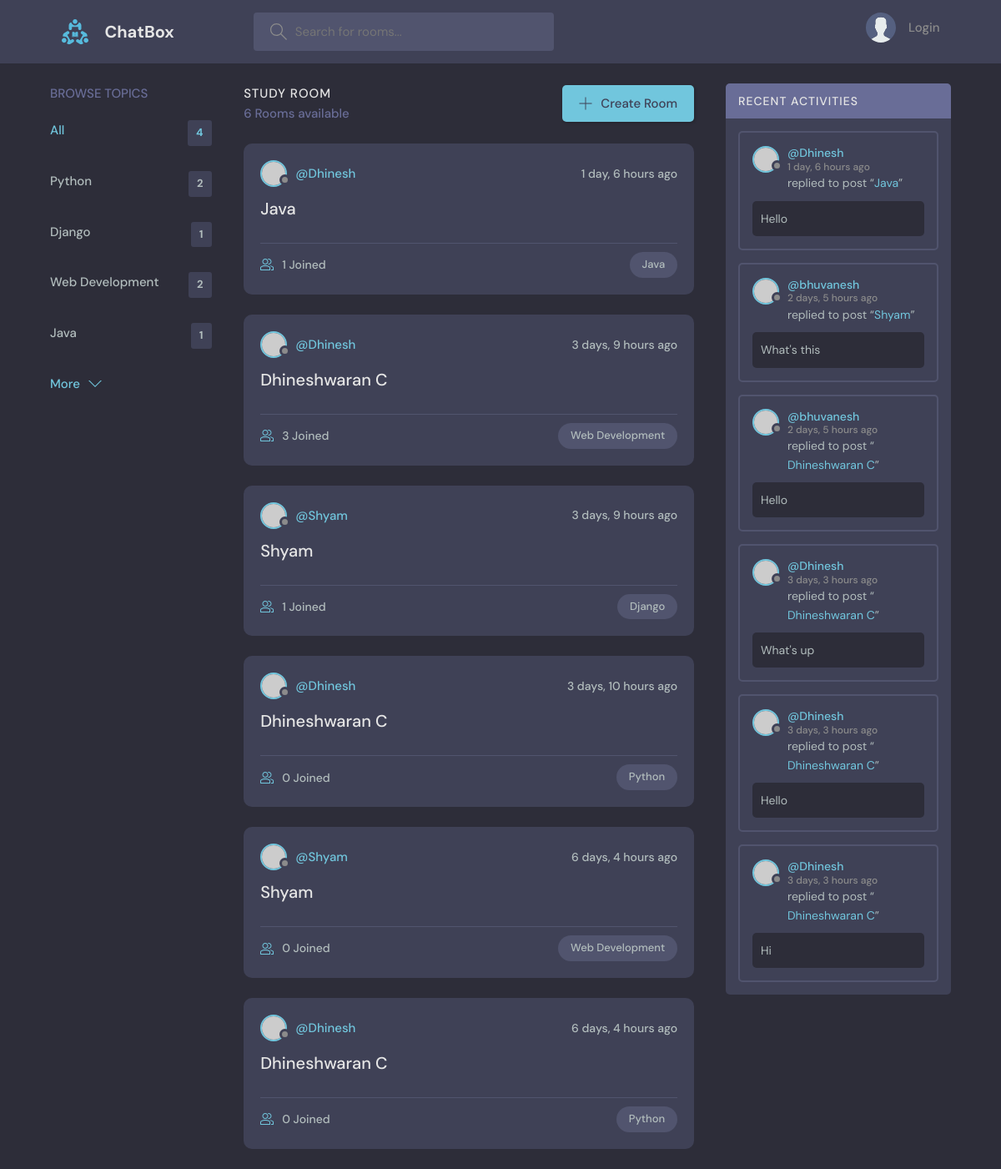
Before: / with the older database file.
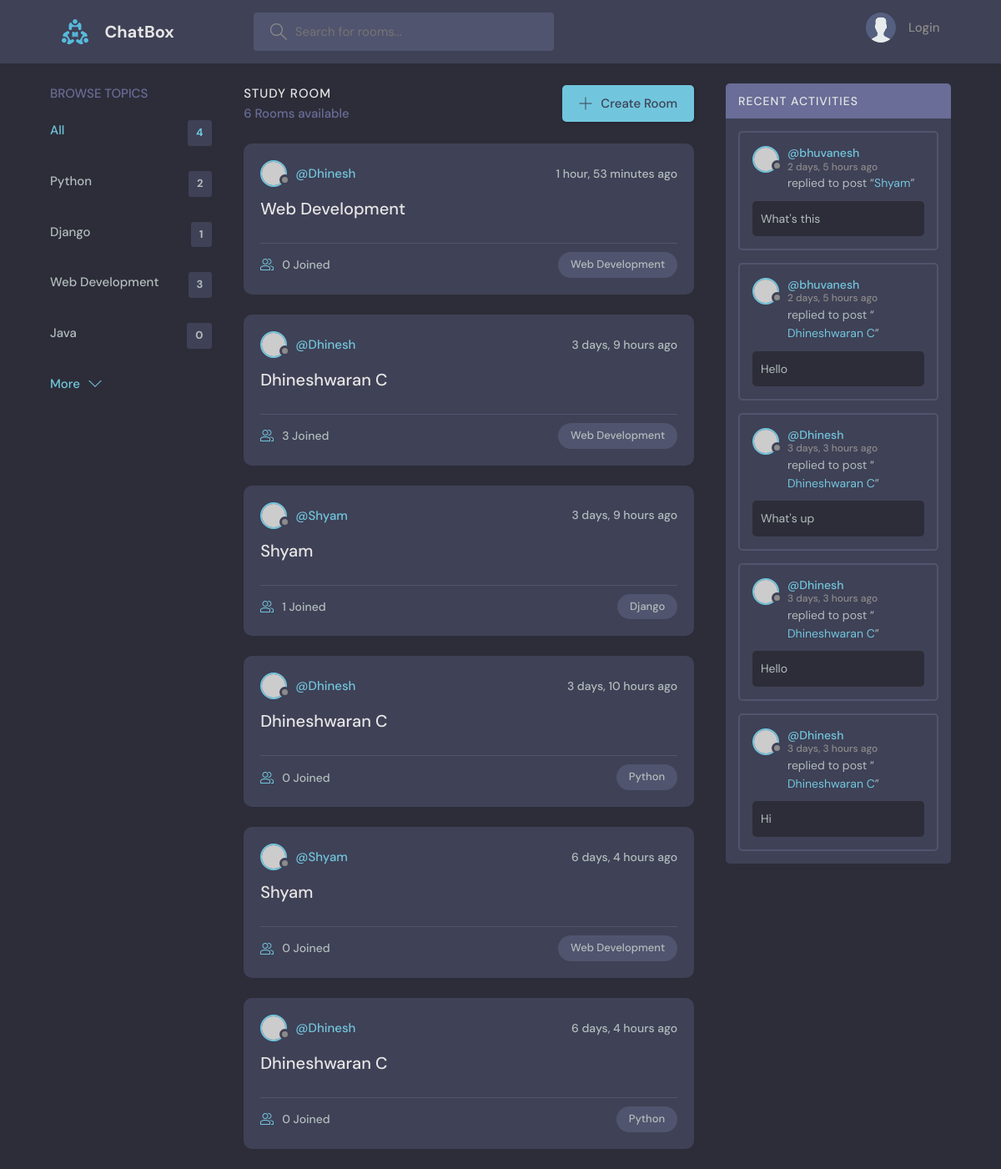
After: the same page with the newer database file.
### base/models.py (models this page shows, shortened)
class Topic(models.Model):
    name = models.CharField(max_length=200)

class Room(models.Model):
    host = models.ForeignKey(User, on_delete=models.SET_NULL, null=True)
    topic = models.ForeignKey(Topic, on_delete=models.SET_NULL, null=True)
    name = models.CharField(max_length=200)
    description = models.TextField(null=True, blank=True)
    participants = models.ManyToManyField(User, related_name='participants', blank=True)
    updated = models.DateTimeField(auto_now=True)
    created = models.DateTimeField(auto_now_add=True)
    class Meta:
        ordering = ['-updated', '-created']
    def __str__(self):
        return self.name

class Message(models.Model):
    user = models.ForeignKey(User, on_delete=models.CASCADE)
    room = models.ForeignKey(Room, on_delete=models.CASCADE)
    body = models.TextField()
    updated = models.DateTimeField(auto_now=True)
    created = models.DateTimeField(auto_now_add=True)
    class Meta:
        ordering = ['-updated', '-created']

### base/views.py (the view)
# urls.py: path('',views.home,name="home"),
def home(request):
    q = request.GET.get('q') if request.GET.get('q') != None else ''
    rooms = Room.objects.filter(
        Q(topic__name__icontains=q) |
        Q(name__contains=q) |
        Q(description__icontains=q)
    )
    topics = Topic.objects.all()
    room_count = rooms.count()
    room_messages = Message.objects.filter(Q(room__topic__name__icontains=q))
    return render(request,'base/home.html', {'rooms':rooms,'topics':topics,'room_count':room_count, 'room_messages':room_messages})

### base/templates/base/home.html (shortened to what this page needs)
{% extends 'main.html' %}
{% block content %}
    <main class="layout layout--3">
      <div class="container">
        {% include 'base/topics_component.html' %}
        <div class="roomList">
          <div class="roomList__header">
            <div>
              <h2>Study Room</h2>
              <p>{{room_count}} Rooms available</p>
            </div>
            <a class="btn btn--main" href="create-room.html">
              <svg version="1.1" xmlns="http://www.w3.org/2000/svg" width="32" height="32" viewBox="0 0 32 32">
                <title>add</title>
                <path
                  d="M16.943 0.943h-1.885v14.115h-14.115v1.885h14.115v14.115h1.885v-14.115h14.115v-1.885h-14.115v-14.115z"
                ></path>
              </svg>
              Create Room
            </a>
          </div>
          {% include 'base/feed_component.html' %}
        </div>
        {% include 'base/activity_component.html' %}
      </div>
    </main>
    {% endblock %}

### base/templates/base/topics_component.html
<div class="topics">
    <div class="topics__header">
      <h2>Browse Topics</h2>
    </div>
    <ul class="topics__list">
      <li>
        <a href="{% url 'home' %}" class="active">All <span>{{topics.count}}</span></a>
      </li>
      {% for topic in topics %}
      <li>
        <a href="{% url 'home' %}?q={{topic.name}}">{{topic.name}} <span>{{topic.room_set.all.count}}</span></a>
      </li>
      {% endfor %}
    </ul>
    <a class="btn btn--link" href="topics.html">
      More
      <svg version="1.1" xmlns="http://www.w3.org/2000/svg" width="32" height="32" viewBox="0 0 32 32">
        <title>chevron-down</title>
        <path d="M16 21l-13-13h-3l16 16 16-16h-3l-13 13z"></path>
      </svg>
    </a>
  </div>

### base/templates/base/feed_component.html (shortened to what this page needs)
{% for room in rooms %}
<div class="roomListRoom">
    <div class="roomListRoom__header">
      <a href="{% url 'user-profile' room.host.id %}" class="roomListRoom__author">
        <div class="avatar avatar--small">
          <img src="https://randomuser.me/api/portraits/women/11.jpg" />
        </div>
        <span>@{{room.host.username}}</span>
      </a>
      <div class="roomListRoom__actions">
        <span>{{room.created|timesince}} ago</span>
      </div>
    </div>
    <div class="roomListRoom__content">
      <a href="{% url 'room' room.id %}">{{room.name}}</a>
    </div>
    <div class="roomListRoom__meta">
      <a href="{% url 'room' room.id %}" class="roomListRoom__joined">
        {{room.participants.all.count}} Joined
      </a>
      <p class="roomListRoom__topic">{{room.topic.name}}</p>
    </div>
  </div>
  {% endfor %}

### base/templates/base/activity_component.html (shortened to what this page needs)
<div class="activities">
    <div class="activities__header">
      <h2>Recent Activities</h2>
    </div>
    {% for message in room_messages %}
    <div class="activities__box">
      <div class="activities__boxHeader roomListRoom__header">
        <a href="{% url 'user-profile' message.user.id %}" class="roomListRoom__author">
          <div class="avatar avatar--small">
            <img src="https://randomuser.me/api/portraits/women/11.jpg" />
          </div>
          <p>
            @{{message.user}}
            <span>{{message.created|timesince}} ago</span>
          </p>
        </a>
      </div>
      <div class="activities__boxContent">
        <p>replied to post “<a href="{% url 'room' message.room.id %}">{{message.room}}</a>”</p>
        <div class="activities__boxRoomContent">
          {{message.body}}
        </div>
      </div>
    </div>
    {% endfor %}
  </div>

Changed rows visible on the page:
removed Room: host.username "Dhinesh", created "1 day, 6 hours", name "Java", participants.all.count "1", topic.name "Java"
removed Message: user "Dhinesh", created "1 day, 6 hours", room "Java", body "Hello"
computed for Topic "Web Development": room_set.all.count "2" → "3"
computed for Topic "Java": room_set.all.count "1" → "0"
added Room: host.username "Dhinesh", created "1 hour, 53 minutes", name "Web Development", participants.all.count "0", topic.name "Web Development"
